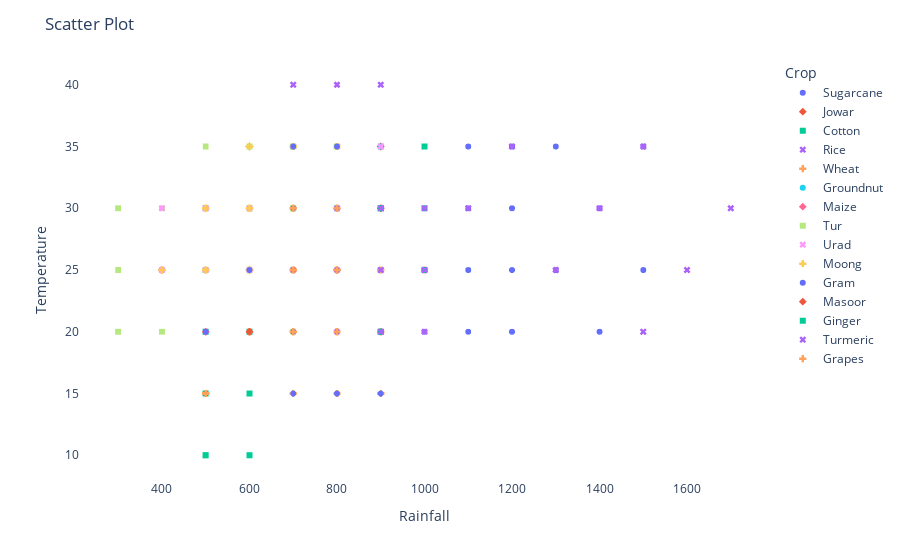

The notebook cell saved with this chart:
### Code cell
crop_scatter = df[(df['Crop']=='Cotton') | 
                      (df['Crop']=='Ginger') | 
                      (df['Crop']=='Gram') |
                     (df['Crop']=='Grapes') |
                     (df['Crop']=='Groundnut')|
                     (df['Crop']=='Jowar')|
                     (df['Crop']=='Maize')|
                     (df['Crop']=='Masoor')|
                     (df['Crop']=='Rice')|
                     (df['Crop']=='Soyabean')|
                     (df['Crop']=='Sugarcane')|
                     (df['Crop']=='Tur')|
                     (df['Crop']=='Turmeric')|
                     (df['Crop']=='Urad')|
                     (df['Crop']=='Wheat')|
                     (df['Crop']=='Moong')]

fig = px.scatter(crop_scatter, x="Rainfall", y="Temperature", color="Crop", symbol="Crop")
fig.update_layout(title="Scatter Plot", plot_bgcolor='white')
fig.update_xaxes(showgrid=False)
fig.update_yaxes(showgrid=False)

fig.show()

### Figure 1 — Plotly figure (JSON) as saved in the notebook; plotly's stock layout.template omitted (floating-point values rounded to 4 significant figures; data arrays with more than 128 entries replaced by an {"elided": "..."} marker saying what was removed)
{"data": [{"hovertemplate": "Crop=Sugarcane<br>Rainfall=%{x}<br>Temperature=%{y}<extra></extra>", "legendgroup": "Sugarcane", "marker": {"color": "#636efa", "symbol": "circle"}, "mode": "markers", "name": "Sugarcane", "showlegend": true, "type": "scattergl", "x": {"elided": "1010 int values"}, "xaxis": "x", "y": {"elided": "1010 int values"}, "yaxis": "y"}, {"hovertemplate": "Crop=Jowar<br>Rainfall=%{x}<br>Temperature=%{y}<extra></extra>", "legendgroup": "Jowar", "marker": {"color": "#EF553B", "symbol": "diamond"}, "mode": "markers", "name": "Jowar", "showlegend": true, "type": "scattergl", "x": {"elided": "394 int values"}, "xaxis": "x", "y": {"elided": "394 int values"}, "yaxis": "y"}, {"hovertemplate": "Crop=Cotton<br>Rainfall=%{x}<br>Temperature=%{y}<extra></extra>", "legendgroup": "Cotton", "marker": {"color": "#00cc96", "symbol": "square"}, "mode": "markers", "name": "Cotton", "showlegend": true, "type": "scattergl", "x": {"elided": "650 int values"}, "xaxis": "x", "y": {"elided": "650 int values"}, "yaxis": "y"}, {"hovertemplate": "Crop=Rice<br>Rainfall=%{x}<br>Temperature=%{y}<extra></extra>", "legendgroup": "Rice", "marker": {"color": "#ab63fa", "symbol": "x"}, "mode": "markers", "name": "Rice", "showlegend": true, "type": "scattergl", "x": {"elided": "309 int values"}, "xaxis": "x", "y": {"elided": "309 int values"}, "yaxis": "y"}, {"hovertemplate": "Crop=Wheat<br>Rainfall=%{x}<br>Temperature=%{y}<extra></extra>", "legendgroup": "Wheat", "marker": {"color": "#FFA15A", "symbol": "cross"}, "mode": "markers", "name": "Wheat", "showlegend": true, "type": "scattergl", "x": {"elided": "859 int values"}, "xaxis": "x", "y": {"elided": "859 int values"}, "yaxis": "y"}, {"hovertemplate": "Crop=Groundnut<br>Rainfall=%{x}<br>Temperature=%{y}<extra></extra>", "legendgroup": "Groundnut", "marker": {"color": "#19d3f3", "symbol": "circle"}, "mode": "markers", "name": "Groundnut", "showlegend": true, "type": "scattergl", "x": {"elided": "177 int values"}, "xaxis": "x", "y": {"elided": "177 int values"}, "yaxis": "y"}, {"hovertemplate": "Crop=Maize<br>Rainfall=%{x}<br>Temperature=%{y}<extra></extra>", "legendgroup": "Maize", "marker": {"color": "#FF6692", "symbol": "diamond"}, "mode": "markers", "name": "Maize", "showlegend": true, "type": "scattergl", "x": {"elided": "350 int values"}, "xaxis": "x", "y": {"elided": "350 int values"}, "yaxis": "y"}, {"hovertemplate": "Crop=Tur<br>Rainfall=%{x}<br>Temperature=%{y}<extra></extra>", "legendgroup": "Tur", "marker": {"color": "#B6E880", "symbol": "square"}, "mode": "markers", "name": "Tur", "showlegend": true, "type": "scattergl", "x": [300, 300, 300, 400, 400, 400, 300, 300, 300, 400, 400, 400, 300, 300, 300, 400, 400, 400, 300, 300, 300, 400, 400, 400, 300, 300, 300, 500, 500, 500, 600, 600, 600, 500, 500, 500, 600, 600, 600, 500, 500, 500, 600, 600, 600, 600, 600, 600, 700, 700, 700, 600, 600, 600, 700, 700, 700, 600, 600, 600, 700, 700, 700, 600, 600, 600, 700, 700, 700, 800, 800, 800, 600, 600, 600, 700, 700, 700, 800, 800, 800, 600, 600, 600, 700, 700, 700, 800, 800, 800, 600, 600, 600, 700, 700, 700, 800, 800, 800, 600, 600, 600, 700, 700, 700, 800, 800, 800, 700, 700, 700, 800, 800, 800, 900, 900, 900, 700, 700, 700, 800, 800, 800, 900, 900, 900], "xaxis": "x", "y": [20, 20, 20, 25, 25, 25, 30, 30, 30, 20, 20, 20, 25, 25, 25, 30, 30, 30, 20, 20, 20, 25, 25, 25, 30, 30, 30, 25, 25, 25, 30, 30, 30, 35, 35, 35, 25, 25, 25, 30, 30, 30, 35, 35, 35, 25, 25, 25, 30, 30, 30, 35, 35, 35, 25, 25, 25, 30, 30, 30, 35, 35, 35, 25, 25, 25, 30, 30, 30, 35, 35, 35, 25, 25, 25, 30, 30, 30, 35, 35, 35, 25, 25, 25, 30, 30, 30, 35, 35, 35, 25, 25, 25, 30, 30, 30, 35, 35, 35, 25, 25, 25, 30, 30, 30, 35, 35, 35, 20, 20, 20, 25, 25, 25, 30, 30, 30, 20, 20, 20, 25, 25, 25, 30, 30, 30], "yaxis": "y"}, {"hovertemplate": "Crop=Urad<br>Rainfall=%{x}<br>Temperature=%{y}<extra></extra>", "legendgroup": "Urad", "marker": {"color": "#FF97FF", "symbol": "x"}, "mode": "markers", "name": "Urad", "showlegend": true, "type": "scattergl", "x": [800, 800, 800, 900, 900, 900, 1000, 1000, 1000, 800, 800, 800, 900, 900, 900, 1000, 1000, 1000, 800, 800, 800, 900, 900, 900, 1000, 1000, 1000, 400, 400, 400, 400, 400, 500, 500, 500, 500, 500, 600, 600, 600, 600, 600, 400, 400, 400, 400, 400, 500, 500, 500, 500, 500, 600, 600, 600, 600, 600, 400, 400, 400, 400, 400, 500, 500, 500, 500, 500, 600, 600, 600, 600, 600, 700, 700, 700, 800, 800, 800, 900, 900, 900, 700, 700, 700, 800, 800, 800, 900, 900, 900, 700, 700, 700, 800, 800, 800, 900, 900, 900], "xaxis": "x", "y": [20, 20, 20, 25, 25, 25, 20, 20, 20, 25, 25, 25, 20, 20, 20, 25, 25, 25, 20, 20, 20, 25, 25, 25, 20, 20, 20, 25, 25, 25, 25, 25, 30, 30, 30, 30, 30, 25, 25, 25, 25, 25, 30, 30, 30, 30, 30, 25, 25, 25, 25, 25, 30, 30, 30, 30, 30, 25, 25, 25, 25, 25, 30, 30, 30, 30, 30, 25, 25, 25, 25, 25, 25, 25, 25, 30, 30, 30, 35, 35, 35, 25, 25, 25, 30, 30, 30, 35, 35, 35, 25, 25, 25, 30, 30, 30, 35, 35, 35], "yaxis": "y"}, {"hovertemplate": "Crop=Moong<br>Rainfall=%{x}<br>Temperature=%{y}<extra></extra>", "legendgroup": "Moong", "marker": {"color": "#FECB52", "symbol": "cross"}, "mode": "markers", "name": "Moong", "showlegend": true, "type": "scattergl", "x": [600, 600, 600, 700, 700, 700, 800, 800, 800, 600, 600, 600, 700, 700, 700, 800, 800, 800, 600, 600, 600, 700, 700, 700, 800, 800, 800, 500, 500, 500, 500, 500, 600, 600, 600, 600, 600, 700, 700, 700, 700, 700, 500, 500, 500, 500, 500, 600, 600, 600, 600, 600, 700, 700, 700, 700, 700, 500, 500, 500, 500, 500, 600, 600, 600, 600, 600, 700, 700, 700, 700, 700, 400, 400, 400, 500, 500, 500, 600, 600, 600, 400, 400, 400, 500, 500, 500, 600, 600, 600, 400, 400, 400, 500, 500, 500, 600, 600, 600], "xaxis": "x", "y": [25, 25, 25, 30, 30, 30, 35, 35, 35, 25, 25, 25, 30, 30, 30, 35, 35, 35, 25, 25, 25, 30, 30, 30, 35, 35, 35, 25, 25, 25, 25, 25, 30, 30, 30, 30, 30, 35, 35, 35, 35, 35, 25, 25, 25, 25, 25, 30, 30, 30, 30, 30, 35, 35, 35, 35, 35, 25, 25, 25, 25, 25, 30, 30, 30, 30, 30, 35, 35, 35, 35, 35, 25, 25, 25, 30, 30, 30, 35, 35, 35, 25, 25, 25, 30, 30, 30, 35, 35, 35, 25, 25, 25, 30, 30, 30, 35, 35, 35], "yaxis": "y"}, {"hovertemplate": "Crop=Gram<br>Rainfall=%{x}<br>Temperature=%{y}<extra></extra>", "legendgroup": "Gram", "marker": {"color": "#636efa", "symbol": "circle"}, "mode": "markers", "name": "Gram", "showlegend": true, "type": "scattergl", "x": [600, 600, 600, 700, 700, 700, 600, 600, 600, 700, 700, 700, 700, 700, 700, 800, 800, 800, 700, 700, 700, 800, 800, 800, 700, 700, 700, 800, 800, 800, 700, 700, 700, 800, 800, 800, 700, 700, 700, 500, 500, 500, 600, 600, 600, 500, 500, 500, 600, 600, 600, 700, 700, 700, 800, 800, 800, 900, 900, 900, 700, 700, 700, 800, 800, 800, 900, 900, 900, 700, 700, 700, 800, 800, 800, 900, 900, 900], "xaxis": "x", "y": [20, 20, 20, 25, 25, 25, 20, 20, 20, 25, 25, 25, 25, 25, 25, 30, 30, 30, 35, 35, 35, 25, 25, 25, 30, 30, 30, 35, 35, 35, 25, 25, 25, 30, 30, 30, 35, 35, 35, 20, 20, 20, 25, 25, 25, 20, 20, 20, 25, 25, 25, 15, 15, 15, 20, 20, 20, 15, 15, 15, 20, 20, 20, 15, 15, 15, 20, 20, 20, 15, 15, 15, 20, 20, 20, 15, 15, 15], "yaxis": "y"}, {"hovertemplate": "Crop=Masoor<br>Rainfall=%{x}<br>Temperature=%{y}<extra></extra>", "legendgroup": "Masoor", "marker": {"color": "#EF553B", "symbol": "diamond"}, "mode": "markers", "name": "Masoor", "showlegend": true, "type": "scattergl", "x": [600, 600, 600, 700, 700, 700, 600, 600, 600, 700, 700, 700], "xaxis": "x", "y": [20, 20, 20, 25, 25, 25, 20, 20, 20, 25, 25, 25], "yaxis": "y"}, {"hovertemplate": "Crop=Ginger<br>Rainfall=%{x}<br>Temperature=%{y}<extra></extra>", "legendgroup": "Ginger", "marker": {"color": "#00cc96", "symbol": "square"}, "mode": "markers", "name": "Ginger", "showlegend": true, "type": "scattergl", "x": [900, 900, 900, 900, 900, 1000, 1000, 1000, 1000, 1000, 900, 900, 900, 900, 900, 1000, 1000, 1000, 1000, 1000, 900, 900, 900, 900, 900, 1000, 1000, 1000, 1000, 1000, 900, 900, 900, 900, 900, 1000, 1000, 1000, 1000, 1000, 900, 900, 900, 900, 900, 1000, 1000, 1000, 1000, 1000, 900, 900, 900, 900, 900, 1000, 1000, 1000, 1000, 1000, 900, 900, 900, 900, 900, 1000, 1000, 1000, 1000, 1000, 900, 900, 900, 900, 900, 1000, 1000, 1000, 1000, 1000, 900, 900, 900, 900, 900, 1000, 1000, 1000, 1000, 1000, 900, 900, 900, 900, 900, 1000, 1000, 1000, 1000, 1000, 900, 900, 900, 900, 900, 1000, 1000, 1000, 1000, 1000, 900, 900, 900, 900, 900, 1000, 1000, 1000, 1000, 1000, 900, 900, 900, 900, 900], "xaxis": "x", "y": [20, 20, 20, 20, 20, 25, 25, 25, 25, 25, 30, 30, 30, 30, 30, 35, 35, 35, 35, 35, 20, 20, 20, 20, 20, 25, 25, 25, 25, 25, 30, 30, 30, 30, 30, 35, 35, 35, 35, 35, 20, 20, 20, 20, 20, 25, 25, 25, 25, 25, 30, 30, 30, 30, 30, 35, 35, 35, 35, 35, 20, 20, 20, 20, 20, 25, 25, 25, 25, 25, 30, 30, 30, 30, 30, 35, 35, 35, 35, 35, 20, 20, 20, 20, 20, 25, 25, 25, 25, 25, 30, 30, 30, 30, 30, 35, 35, 35, 35, 35, 20, 20, 20, 20, 20, 25, 25, 25, 25, 25, 30, 30, 30, 30, 30, 35, 35, 35, 35, 35, 20, 20, 20, 20, 20], "yaxis": "y"}, {"hovertemplate": "Crop=Turmeric<br>Rainfall=%{x}<br>Temperature=%{y}<extra></extra>", "legendgroup": "Turmeric", "marker": {"color": "#ab63fa", "symbol": "x"}, "mode": "markers", "name": "Turmeric", "showlegend": true, "type": "scattergl", "x": [900, 900, 900, 1000, 1000, 1000, 900, 900, 900, 1000, 1000, 1000, 900, 900, 900, 1000, 1000, 1000, 900, 900, 900, 1000, 1000, 1000, 900, 900, 900, 1500, 1500, 1500, 1600, 1600, 1600, 1700, 1700, 1700, 1500, 1500, 1500, 1600, 1600, 1600, 1700, 1700, 1700, 1500, 1500, 1500, 1500, 1600, 1600, 1600, 1700, 1700, 1700], "xaxis": "x", "y": [20, 20, 20, 25, 25, 25, 30, 30, 30, 20, 20, 20, 25, 25, 25, 30, 30, 30, 20, 20, 20, 25, 25, 25, 30, 30, 30, 20, 20, 20, 25, 25, 25, 30, 30, 30, 20, 20, 20, 25, 25, 25, 30, 30, 30, 20, 20, 20, 20, 25, 25, 25, 30, 30, 30], "yaxis": "y"}, {"hovertemplate": "Crop=Grapes<br>Rainfall=%{x}<br>Temperature=%{y}<extra></extra>", "legendgroup": "Grapes", "marker": {"color": "#FFA15A", "symbol": "cross"}, "mode": "markers", "name": "Grapes", "showlegend": true, "type": "scattergl", "x": [700, 700, 700, 700, 700, 800, 800, 800, 800, 800, 700, 700, 700, 700, 700, 800, 800, 800, 800, 800, 700, 700, 700, 700, 700, 800, 800, 800, 800, 800, 700, 700, 700, 700, 700, 800, 800, 800, 800, 800, 700, 700, 700, 700, 700, 800, 800, 800, 800, 800, 700, 700, 700, 700, 700, 800, 800, 800, 800, 800, 700, 700, 700, 700, 700, 800, 800, 800, 800, 800, 700, 700, 700, 700, 700, 800, 800, 800, 800, 800, 700, 700, 700, 700, 700, 800, 800, 800, 800, 800, 700, 700, 700, 700, 700, 800, 800, 800, 800, 800, 700, 700, 700, 700, 700, 800, 800, 800, 800, 800, 700, 700, 700, 700, 700, 800, 800, 800, 800, 800, 700, 700, 700, 700, 700], "xaxis": "x", "y": [20, 20, 20, 20, 20, 25, 25, 25, 25, 25, 30, 30, 30, 30, 30, 20, 20, 20, 20, 20, 25, 25, 25, 25, 25, 30, 30, 30, 30, 30, 20, 20, 20, 20, 20, 25, 25, 25, 25, 25, 30, 30, 30, 30, 30, 20, 20, 20, 20, 20, 25, 25, 25, 25, 25, 30, 30, 30, 30, 30, 20, 20, 20, 20, 20, 25, 25, 25, 25, 25, 30, 30, 30, 30, 30, 20, 20, 20, 20, 20, 25, 25, 25, 25, 25, 30, 30, 30, 30, 30, 20, 20, 20, 20, 20, 25, 25, 25, 25, 25, 30, 30, 30, 30, 30, 20, 20, 20, 20, 20, 25, 25, 25, 25, 25, 30, 30, 30, 30, 30, 20, 20, 20, 20, 20], "yaxis": "y"}], "layout": {"legend": {"title": {"text": "Crop"}, "tracegroupgap": 0}, "margin": {"t": 60}, "plot_bgcolor": "white", "title": {"text": "Scatter Plot"}, "xaxis": {"anchor": "y", "domain": [0, 1], "showgrid": false, "title": {"text": "Rainfall"}}, "yaxis": {"anchor": "x", "domain": [0, 1], "showgrid": false, "title": {"text": "Temperature"}}}}
